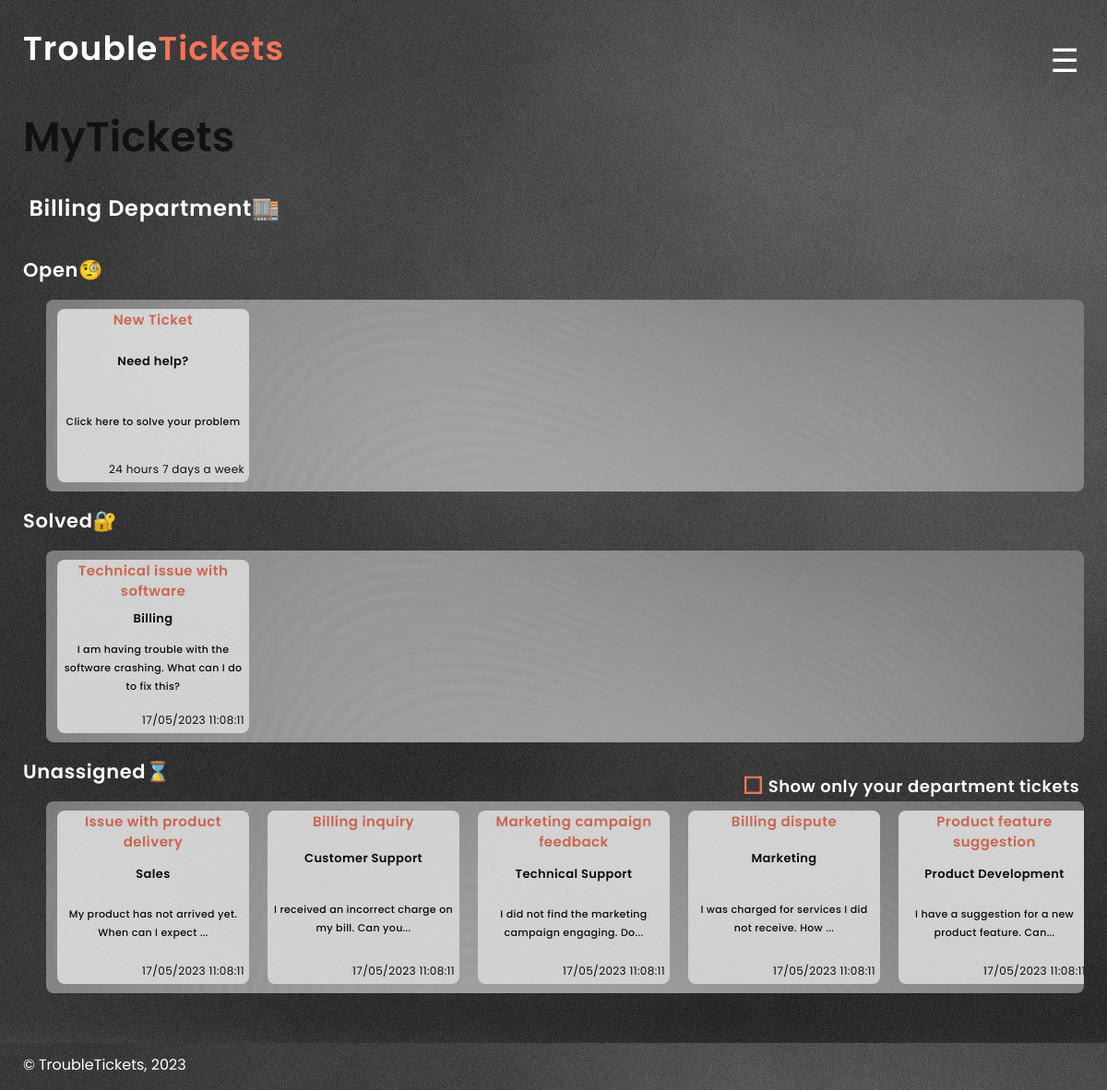
The page /pages/tickets_client.php (signed in) on the database its author committed.
### tables this page shows
CREATE TABLE AGENTS (
agent_id INTEGER PRIMARY KEY AUTOINCREMENT,
client_id INTEGER NOT NULL,
department_id INTEGER,
FOREIGN KEY(client_id) REFERENCES CLIENTS(client_id),
FOREIGN KEY(department_id) REFERENCES DEPARTMENTS(department_id)
);

CREATE TABLE DEPARTMENTS (
department_id INTEGER PRIMARY KEY AUTOINCREMENT,
department_name VARCHAR(255) NOT NULL
);

CREATE TABLE TICKETS (
ticket_id INTEGER PRIMARY KEY AUTOINCREMENT,
agent_id INTEGER,
client_id INTEGER NOT NULL,
department_id INTEGER NOT NULL,
status VARCHAR(255) CHECK( status IN ('Open','Closed','Not Assigned') ) NOT NULL,
title VARCHAR(255) NOT NULL,
FOREIGN KEY(department_id) REFERENCES DEPARTMENTS(department_id),
FOREIGN KEY(client_id) REFERENCES CLIENTS(client_id),
FOREIGN KEY(agent_id) REFERENCES AGENTS(agent_id)
);

CREATE TABLE MESSAGES (
message_id INTEGER PRIMARY KEY AUTOINCREMENT,
ticket_id INTEGER NOT NULL,
message_content VARCHAR(255) NOT NULL,
date_created TIMESTAMP DEFAULT CURRENT_TIMESTAMP NOT NULL,
client_id INTEGER NOT NULL,
FOREIGN KEY(ticket_id) REFERENCES TICKETS(ticket_id),
FOREIGN KEY(client_id) REFERENCES CLIENTS(client_id)
);

### pages/tickets_client.php (called while the page is built, shortened)
<?php declare(strict_types=1);
require_once(__DIR__ . '/../utils/session.php');
require_once(__DIR__ . '/../templates/normal.php');
require_once(__DIR__ . '/../templates/tickets.php');
$session = new Session();
output_yourtickets_page($session);
?>

### database/agent.class.php (called while the page is built, shortened)
<?php
class Agent
{
    public function __construct(int $agent_id, int $client_id, int $department_id)
    {
        $this->department_id = $department_id;
    }
    static function getAgentByClientId(PDO $db, int $id): ?Agent
    {
        $stmt = $db->prepare(
            'SELECT agent_id, client_id, department_id FROM  AGENTS WHERE client_id = ?'
        );
        $stmt->execute(array($id));
        $user = $stmt->fetch();
        if ($user) {
            return new Agent(
                intval($user['agent_id']),
                intval($user['client_id']),
                intval($user['department_id'])
            );
        } else {
            return null;
        }
    }
}
?>

### utils/session.php (called while the page is built, shortened)
<?php
  class Session {
    public function getId() : ?int {
      return isset($_SESSION['id']) ? intval($_SESSION['id']) : null;
    }
  }
?>

### database/client.class.php (called while the page is built, shortened)
<?php
class Client
{
    public function __construct(int $id, string $username, string $email, string $password)
    {
        $this->id = $id;
    }
    static function getClientById(PDO $db, int $id): ?Client
    {
        $stmt = $db->prepare(
            'SELECT client_id, username, password, email FROM  CLIENTS WHERE client_id = ?'
        );
        $stmt->execute(array($id));
        $user = $stmt->fetch();
        if ($user) {
            return new Client(
                intval($user['client_id']),
                $user['username'],
                $user['email'],
                $user['password']
            );
        } else {
            return null;
        }
    }
    static function isAgent(PDO $db, $id)
    {
        $stmt = $db->prepare('SELECT * FROM AGENTS WHERE client_id = ?');
        $stmt->execute(array($id));
        return ($stmt->fetch() !== false);
    }
} ?>

### database/department.class.php (called while the page is built, shortened)
<?php
class Department
{
    public function __construct(int $id, string $name)
    {
        $this->name = (string) $name;
    }
    static function getDepartmentById(PDO $db, int $id): ?Department
    {
        $stmt = $db->prepare('SELECT department_id, department_name FROM DEPARTMENTS WHERE department_id = ?');
        $stmt->execute(array($id));
        $department = $stmt->fetch();
        if ($department) {
            return new Department(
                intval($department['department_id']),
                $department['department_name']
            );
        } else {
            return null;
        }
    }
}
?>

### database/ticket.class.php (called while the page is built, shortened)
<?php
class Ticket
{
    public function __construct(int $id, ?int $agent_id, int $client_id, int $department_id, string $status, string $title)
    {
        $this->id = $id;
        $this->department_id = $department_id;
        $this->title = $title;
    }
    static function getTicketsAgentByStatus(PDO $db, int $agent_id, string $status): array
    {
        $stmt = $db->prepare('SELECT ticket_id, agent_id, client_id, department_id, status, title FROM TICKETS WHERE (agent_id = ? OR client_id = ?) AND status = ?');
        $stmt->execute(array($agent_id, $agent_id, $status));
        $tickets = array();
        while ($ticket = $stmt->fetch()) {
            $tickets[] = new Ticket(
                $ticket['ticket_id'],
                $ticket['agent_id'] ?? null,
                $ticket['client_id'],
                $ticket['department_id'],
                $ticket['status'],
                $ticket['title']
            );
        }
        return $tickets;
    }
    static function getTicketsByStatus(PDO $db, string $status): array
    {
        $stmt = $db->prepare('SELECT ticket_id, agent_id, client_id, department_id, status, title FROM TICKETS WHERE status = ?');
        $stmt->execute(array($status));
        $tickets = array();
        while ($ticket = $stmt->fetch()) {
            $tickets[] = new Ticket(
                $ticket['ticket_id'],
                $ticket['agent_id'] ?? null,
                $ticket['client_id'],
                $ticket['department_id'],
                $ticket['status'],
                $ticket['title']
            );
        }
        return $tickets;
    }
}

### database/messages.class.php (called while the page is built, shortened)
<?php
class Message
{
    public function __construct(int $id, int $ticket_id, int $client_id, string $message, DateTime $date_created)
    {
        $this->ticket_id = $ticket_id;
        $this->message = $message;
        $this->date_created = $date_created;
    }
    static function getMessages(PDO $db, int $count): array
    {
        $stmt = $db->prepare(
            'SELECT message_id, ticket_id, client_id, message_content, date_created FROM MESSAGES LIMIT ?'
        );
        $stmt->execute(array($count));
        $messages = array();
        while ($message = $stmt->fetch()) {
            $messages[] = new Message(
                $message['message_id'],
                $message['ticket_id'],
                $message['client_id'],
                $message['message_content'],
                new DateTime($message['date_created']),
            );
        }
        return $messages;
    }
}
?>

### templates/tickets.php (the view, shortened to what this page needs)
<?php
function output_yourtickets_page(Session $session)
{ ?>
  <?php
  require_once(__DIR__ . '/../database/connection.db.php');
  require_once(__DIR__ . '/../database/client.class.php');
  require_once(__DIR__ . '/../database/ticket.class.php');
  require_once(__DIR__ . '/../database/messages.class.php');
  require_once(__DIR__ . '/../database/department.class.php');
  require_once(__DIR__ . '/../database/agent.class.php');
  $db = getDataBaseConnection();
  ?>
  <section id="client-tickets" class="client-tickets">
    <?php output_client_tickets($db, $session); ?>
  </section>
<?php }
?>
<?php
function output_client_tickets(PDO $db, Session $session)
{
  $user = Client::getClientById($db, $session->getId());
  $agent = Agent::getAgentByClientId($db, $user->id);
  $messages = Message::getMessages($db, 200);
  $message_to_use = new Message(0, 0, 0, '0', new DateTime());
  $ClosedTickets = Ticket::getTicketsClientByStatus($db, $user->id, 'Closed');
  $ClosedAgentTickets = Ticket::getTicketsAgentByStatus($db, $user->id, 'Closed');
  $UnassignedTickets = Ticket::getTicketsByStatus($db, 'Not Assigned');
?>
  <h2>MyTickets</h2>
  <?php if (Client::isAgent($db, $user->id)) { ?>
    <div class='department'>
      <h3 data-agent-dep="<?php echo $agent->department_id; ?>"><?php echo '&nbsp;';
                                                                echo (Department::getDepartmentById($db, $agent->department_id)->name  ?? 'Administrator\'s') . ' Department' ?></h3>
    </div>
  <?php } ?>
  <h3>Open</h3>
  <div class='tickets-container'>
    <div class="tickets">
      <a href="../pages/newTicket.php" class='ticket'>
        <h4>New Ticket</h4>
        <h5>Need help?</h5>
        <p>Click here to solve your problem </p>
        <h6>24 hours 7 days a week</h6>
      </a>
    </div>
  </div>
  <h3>Solved</h3>
  <div class='tickets-container'>
    <div class="tickets">
      <?php
      if (Client::isAgent($db, $user->id)) {
        $ClosedTickets = $ClosedAgentTickets;
      }
      ?>
      <?php
      foreach ($ClosedTickets as $ticket) { ?>
        <a href="../pages/message.php?id=<?= urlencode(strval($ticket->id)) ?>" class='ticket'>
          <h4><?php echo $ticket->title ?> </h4>
          <h5><?php echo Department::getDepartmentById($db, $ticket->department_id)->name; ?></h5>
          <?php foreach ($messages as $message) {
            if ($message->ticket_id == $ticket->id) { ?>
              <p> <?php echo substr($message->message, 0, 200);
                  $message_to_use = $message; ?></p>
          <?php break;
            }
          } ?>
          <h6><?php echo  $message_to_use->date_created->format('d/m/Y H:i:s') ?></h6>
        </a>
      <?php
      }
      ?>
    </div>
  </div>
  <div class='full-line'>
    <h3>Unassigned</h3>
    <?php
    if (Client::isAgent($db, $user->id)) { ?>
      <label class="show-department-tickets" for="show-department-tickets">
        <?php echo '&nbsp;' ?>Show only your department tickets
      </label>
    <?php } ?>
  </div>
  <div class='tickets-container'>
    <div class="tickets" id='unassigned-tickets' data-unassigned-tickets="<?php $UnassignedTickets; ?>">
      <?php
      foreach ($UnassignedTickets as $ticket) { ?>
        <a href="../pages/message.php?id=<?= urlencode(strval($ticket->id)) ?>" class='ticket'>
          <h4><?php echo $ticket->title ?> </h4>
          <h5 data-ticket-dep="<?php echo $ticket->department_id; ?>"><?php echo Department::getDepartmentById($db, $ticket->department_id)->name; ?></h5>
          <?php foreach ($messages as $message) {
            if ($message->ticket_id == $ticket->id) { ?>
              <p> <?php echo substr($message->message, 0, 50);
                  $message_to_use = $message; ?>...</p>
          <?php break;
            }
          } ?>
          <h6><?php echo  $message_to_use->date_created->format('d/m/Y H:i:s') ?></h6>
        </a>
      <?php
      }
      ?>
    </div>
  </div>
<?php
}
?>

### css/style.css (style rules this page uses)
* { max-width: 100%; max-height: 100%; }
html, body { background-image: url('/images/grey.jpg'); }
a { text-decoration: none; align-self: center; }
div.tickets { background-image: url('/images/lightgrey.jpg'); background-size: cover; background-repeat: no-repeat; background-position: center center; border-radius: 8px; }
a.ticket { background-color: #FFFFFF; }
label { cursor: pointer; }
section { padding-left: 25px; padding-top: 15px; }
section h2 { color: #111111; margin: 0px; }
section h3 { color: #FFFFFF; }
section#client-tickets div.department h3::after { content: '\1F3EC'; }
section#client-tickets div.department h3 { color: #FFFFFF; font-size: 24px; margin-left: 0px; margin-right: auto; }
section#client-tickets>h3:nth-of-type(1)::after { content: '\1F9D0'; }
section#client-tickets>h3:nth-of-type(2)::after { content: '\1F510'; }
section#client-tickets>div:nth-of-type(4)>h3::after { content: '\231B'; }
div.tickets { border-radius: 8px; background-color: #CFCFCF; opacity: 78%; }
a.ticket { background-color: white; border-radius: 8px; }
a.ticket h4 { margin: 1px; text-align: center; color: #F47458; }
a.ticket p { margin: auto; margin-left: 5px; margin-right: 5px; ; color: black; word-wrap: break-word; text-align: center; }
a.ticket h5 { margin: auto; text-align: center; color: #000000; }
a.ticket h6 { display: flex; margin-right: 5px; margin-bottom: 4px; margin-top: 10px; color: black; word-wrap: break-word; justify-content: end; }
div.full-line { display: flex; flex-direction: row; }
div.full-line label { color: #FFFFFF; }
label.show-department-tickets::before { content: "\2610"; color: #F47458; font-size: 25px; }
.tickets-container .tickets { overflow: hidden; width: auto; }
.tickets-container { position: relative; margin-right: 25px; margin-left: 25px; }

### css/text.css (style rules this page uses)
* { font-family: 'Poppins', sans-serif; font-style: normal; }
section h2 { font-weight: 600; font-size: 45px; line-height: 84px; }
section h3 { font-weight: 600; font-size: 21px; line-height: 22px; letter-spacing: 0.03em; }
section p { font-weight: 600; font-size: 17px; line-height: 20px; letter-spacing: 0.03em; }
h4 { font-weight: 600; font-size: 18px; line-height: 22px; letter-spacing: 0.03em; }
a.ticket h4 { font-weight: 600; font-size: 15px; line-height: 22px; letter-spacing: 0.03em; }
a.ticket h5 { font-weight: 600; font-size: 13px; line-height: 22px; letter-spacing: 0.03em; }
a.ticket p { font-weight: 500; font-size: 11px; line-height: 20px; letter-spacing: 0.03em; }
a.ticket h6 { font-weight: 400; font-size: 12px; line-height: 20px; letter-spacing: 0.03em; }
div.full-line label { font-weight: 600; font-size: 18px; line-height: 22px; letter-spacing: 0.03em; }

### css/layout.css (style rules this page uses)
body { display: grid; grid-template-columns: 75% 10% 15%; grid-template-rows: 0.7fr 1fr 1fr 5.5fr 0.8fr; max-width: 120em; min-width: 20em; margin: 0 auto; max-height: 100%; min-height: 100vh; overflow-x: hidden; overflow-y: auto; }
section { display: flex; flex-direction: column; grid-column: 1/-1; grid-row: 2/5; }
section#client-tickets h2 { display: flex; align-self: center; margin-left: 0px; margin-right: auto; }
div.tickets { display: flex; min-height: 10em; align-items: center; height: 13em; scroll-behavior: smooth; }
a.ticket { display: flex; flex-direction: column; margin: 8px; margin-left: 12px; width: 13em; height: 90%; flex: 0 0 auto; }
div.full-line label { margin-right: 30px; margin-left: auto; display: flex; align-self: end; margin-top: auto; margin-bottom: 5px; }

### rows shown on the page
agents: department.department_name "Billing"
tickets: title "Technical issue with software", department.department_name "Billing", format "17/05/2023 11:08:11"
messages: message_content "I am having trouble with the software crashing. What can I do to fix this?"
tickets: title "Issue with product delivery", department.department_name "Sales", format "17/05/2023 11:08:11"
messages: message_content "My product has not arrived yet. When can I expect"
tickets: title "Billing inquiry", department.department_name "Customer Support", format "17/05/2023 11:08:11"
messages: message_content "I received an incorrect charge on my bill. Can you"
tickets: title "Marketing campaign feedback", department.department_name "Technical Support", format "17/05/2023 11:08:11"
messages: message_content "I did not find the marketing campaign engaging. Do"
tickets: title "Billing dispute", department.department_name "Marketing", format "17/05/2023 11:08:11"
messages: message_content "I was charged for services I did not receive. How"
tickets: title "Product feature suggestion", department.department_name "Product Development", format "17/05/2023…"
messages: message_content "I have a suggestion for a new product feature. Can"
